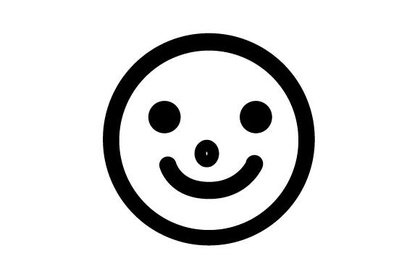
%> input picture From Spin Physics over Deep Learning to Social Implementation -- the Shortest Route/Session C/Matlab (by Prof. Matuttis)/SmileyBW.jpeg, 420 x 280 px, shrunk from 580 x 386 before the run
$ octave Dr_bw_regionprops.m   (GNU Octave 9; MATLAB toolbox functions it lacks are replaced by stand-ins)
%> lines starting %> are read from the running program, lines starting %| are printed output that depends on the picture; in (x1, y1, x2, y2) boxes, pixels count from 0 and x2, y2 are one past the last pixel; in counts of white or black regions, pixels touching at a corner belong together; the program's own positions count from 1
clear all
format compact
format short
% PURPOSE: Read a smiley with inhomogeneous color gradation
%  run regionprops
%  retain only those regions with a minimal size minsize
%  draw circles
% USAGE: Standalone Example Program
% TODO: Extract only data of reasonable size

clf

minsize=5 % minimal size in pixels

BW=imread('SmileyBW.jpeg');
%> BW is the input picture: size 280x420 uint8; min 0, max 255, mean 223.9
subplot(1,3,1)
imshow(BW)
axis on
title('Original graphics')

logicalBW=(BW==0);
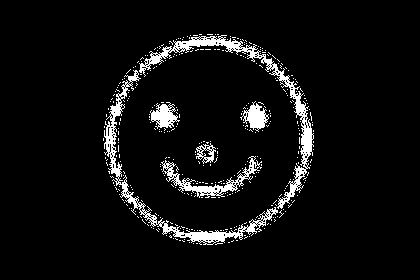
%> logicalBW: size 280x420 logical; 5.9% white; 369 white regions (363 under 20 px), largest, box (x1, y1, x2, y2) and area: (139, 35, 314, 209) 2287, (104, 70, 278, 245) 2084, (161, 156, 262, 198) 860, (150, 102, 180, 129) 432, (240, 101, 269, 132) 421, (196, 143, 216, 164) 177

subplot(1,3,2)
hold on
spy(logicalBW)
% Locate all regions, including the rubbish
stats = regionprops("table",logicalBW,"Centroid", ...
    "MajorAxisLength","MinorAxisLength")
%> stats = 369 regions; first 5, Centroid, MajorAxisLength and MinorAxisLength: [104 140] 3.46 1.15, [105 127.5] 2.31 1.15, [166 186.7] 275.7 111.7, [106 158.5] 2.31 1.15, [107 116] 3.46 1.15

[n1,n2]=size(stats)
%> n1 = 369; n2 = 3
centroid= table2array(stats(:,1));
%> centroid = 369 rows, first 12: [104 140; 105 127.5; 166 186.7; 106 158.5; 107 116; 107.5 160.5; 107.5 164.5; 109 109.5; 109.8 172.8; 111 102; 112.5 177.5; 112.5 99.5]
% Draw the centers of all regions, including the rubbish
for i=1:n1
  plot(centroid(i,1),centroid(i,2),'x')
end
title('Converted to logical, all centers  \newline of all regionprops marked with \times')


% Try to eliminate the rubbish
% by only retaining objects of more than minsize pixels
% and draw a circle
phicircle=linspace(0,2*pi,150);
xcircle=cos(linspace(0,2*pi,150));
ycircle=sin(linspace(0,2*pi,150));

subplot(1,3,3)
hold on
spy(logicalBW)
ireduced=0;
for i=1:n1
 if minsize<table2array(stats(i,3))
   ireduced=ireduced+1
   object(1,ireduced)=centroid(i,1);
   object(2,ireduced)=centroid(i,2);
   radi=table2array(stats(i,2));
   object(3,ireduced)=radi;
   plot(centroid(i,1),centroid(i,2),'x',...
       'Markersize',25,'Linewidth',3);
   plot(radi*xcircle+object(1,ireduced),...
        radi*ycircle+object(2,ireduced),'r-');
 end
end
%> this loop made 369 passes
%> (ireduced, radi) on pass 3: (1, 275.7)
%> after the loop, ireduced = 6; object = [166 253 164.7 210.8 206.8 256.4; 186.7 94.55 116.6 181.6 153.9 117.6; 275.7 276 26.08 116 21.38 26.01]; radi = 26.01
title('Only centers for MinorAxisLength>minsize \newline marked with \times and circled with MajorAxisLength')


set(gca,'LooseInset',get(gca,'TightInset'));
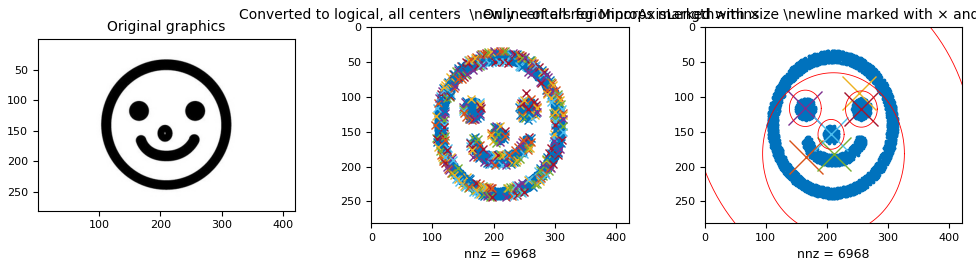
%> figure redrawn from the program's plot data, 3 panels
print -depsc regionprops_smiley.eps

return

mesh(Asmildata)
%shading interp
grid
return
subplot(1,2,1)
imshow(Asmildata)

subplot(1,2,2)
hold on
  [B,L,N,A] = bwboundaries(Asmildata);
        for k = 1:N
           % Boundary k is the parent of a hole if the k-th column
           % of the adjacency matrix A contains a non-zero element
           if nnz(A(:,k)) > 0
               boundary = B{k};
               plot(boundary(:,2), boundary(:,1), 'r', 'LineWidth', 2);
               % Loop through the children of boundary k
               for l = find(A(:,k))'
                   boundary = B{l};
                   plot(boundary(:,2), boundary(:,1), 'g', 'LineWidth', 2);
               end
           end
       end
whos

return


      BW = imread('blobs.png');
       [B,L,N,A] = bwboundaries(BW);
       figure; imshow(BW); hold on;
       % Loop through object boundaries
       for k = 1:N
           % Boundary k is the parent of a hole if the k-th column
           % of the adjacency matrix A contains a non-zero element
           if nnz(A(:,k)) > 0
               boundary = B{k};
               plot(boundary(:,2), boundary(:,1), 'r', 'LineWidth', 2);
               % Loop through the children of boundary k
               for l = find(A(:,k))'
                   boundary = B{l};
                   plot(boundary(:,2), boundary(:,1), 'g', 'LineWidth', 2);
               end
           end
       end

       return
